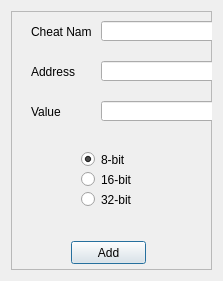
<?xml version="1.0" encoding="UTF-8"?>
<ui version="4.0">
 <class>CheatsAdd</class>
 <widget class="QDialog" name="CheatsAdd">
  <property name="geometry">
   <rect>
    <x>0</x>
    <y>0</y>
    <width>223</width>
    <height>281</height>
   </rect>
  </property>
  <property name="windowTitle">
   <string>Add Cheat</string>
  </property>
  <layout class="QVBoxLayout" name="verticalLayout">
   <item>
    <widget class="QFrame" name="frame">
     <property name="frameShape">
      <enum>QFrame::StyledPanel</enum>
     </property>
     <property name="frameShadow">
      <enum>QFrame::Raised</enum>
     </property>
     <widget class="QLabel" name="label">
      <property name="geometry">
       <rect>
        <x>20</x>
        <y>10</y>
        <width>61</width>
        <height>21</height>
       </rect>
      </property>
      <property name="text">
       <string>Cheat Name</string>
      </property>
     </widget>
     <widget class="QLineEdit" name="cheatNameBox">
      <property name="geometry">
       <rect>
        <x>90</x>
        <y>10</y>
        <width>113</width>
        <height>20</height>
       </rect>
      </property>
     </widget>
     <widget class="QLineEdit" name="addressBox">
      <property name="geometry">
       <rect>
        <x>90</x>
        <y>50</y>
        <width>113</width>
        <height>20</height>
       </rect>
      </property>
      <property name="text">
       <string/>
      </property>
     </widget>
     <widget class="QLabel" name="label_2">
      <property name="geometry">
       <rect>
        <x>20</x>
        <y>50</y>
        <width>61</width>
        <height>21</height>
       </rect>
      </property>
      <property name="text">
       <string>Address</string>
      </property>
     </widget>
     <widget class="QLabel" name="label_3">
      <property name="geometry">
       <rect>
        <x>20</x>
        <y>90</y>
        <width>61</width>
        <height>21</height>
       </rect>
      </property>
      <property name="text">
       <string>Value</string>
      </property>
     </widget>
     <widget class="QLineEdit" name="valueBox">
      <property name="geometry">
       <rect>
        <x>90</x>
        <y>90</y>
        <width>113</width>
        <height>20</height>
       </rect>
      </property>
      <property name="text">
       <string/>
      </property>
     </widget>
     <widget class="QRadioButton" name="radioEightBit">
      <property name="geometry">
       <rect>
        <x>70</x>
        <y>140</y>
        <width>82</width>
        <height>17</height>
       </rect>
      </property>
      <property name="text">
       <string>8-bit</string>
      </property>
      <property name="checked">
       <bool>true</bool>
      </property>
     </widget>
     <widget class="QRadioButton" name="radioSixteenBit">
      <property name="geometry">
       <rect>
        <x>70</x>
        <y>160</y>
        <width>82</width>
        <height>17</height>
       </rect>
      </property>
      <property name="text">
       <string>16-bit</string>
      </property>
     </widget>
     <widget class="QRadioButton" name="radioThirtyTwoBit">
      <property name="geometry">
       <rect>
        <x>70</x>
        <y>180</y>
        <width>82</width>
        <height>17</height>
       </rect>
      </property>
      <property name="text">
       <string>32-bit</string>
      </property>
     </widget>
     <widget class="QPushButton" name="addCheatButton">
      <property name="geometry">
       <rect>
        <x>60</x>
        <y>230</y>
        <width>75</width>
        <height>23</height>
       </rect>
      </property>
      <property name="text">
       <string>Add</string>
      </property>
     </widget>
    </widget>
   </item>
  </layout>
 </widget>
 <resources/>
 <connections/>
</ui>
